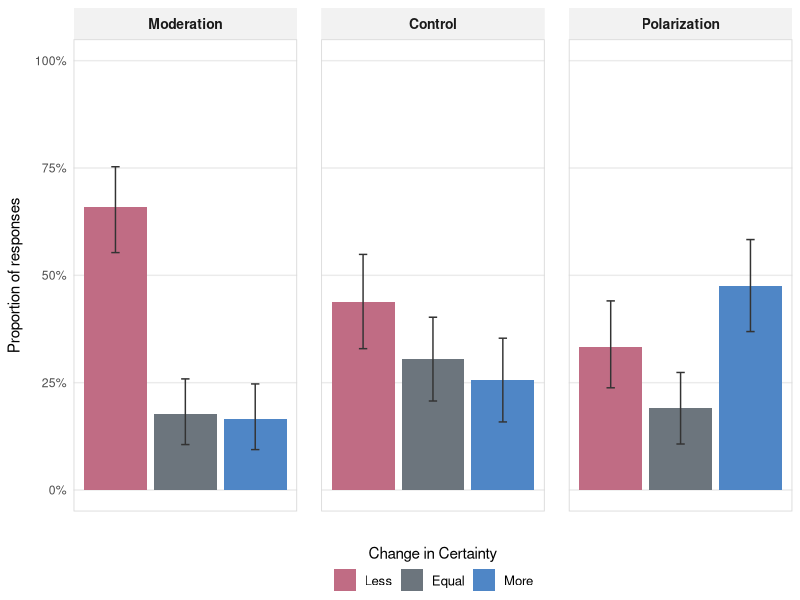
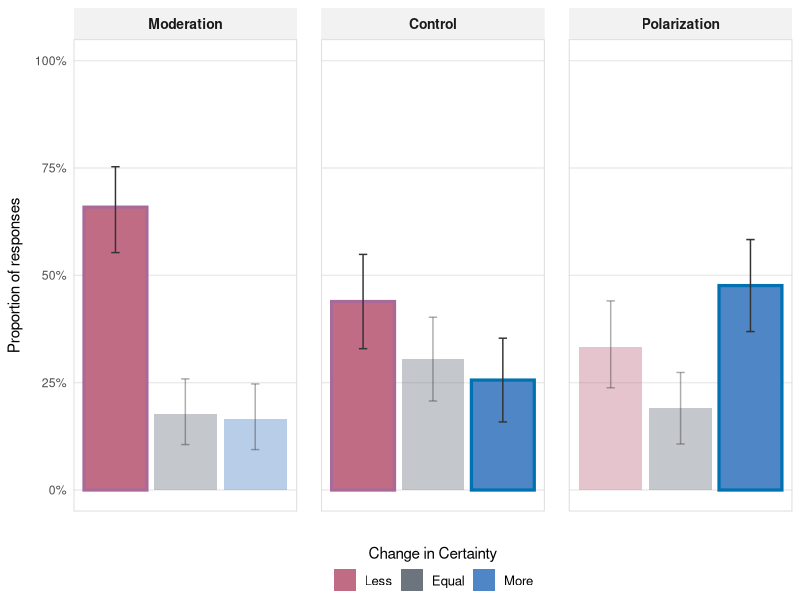
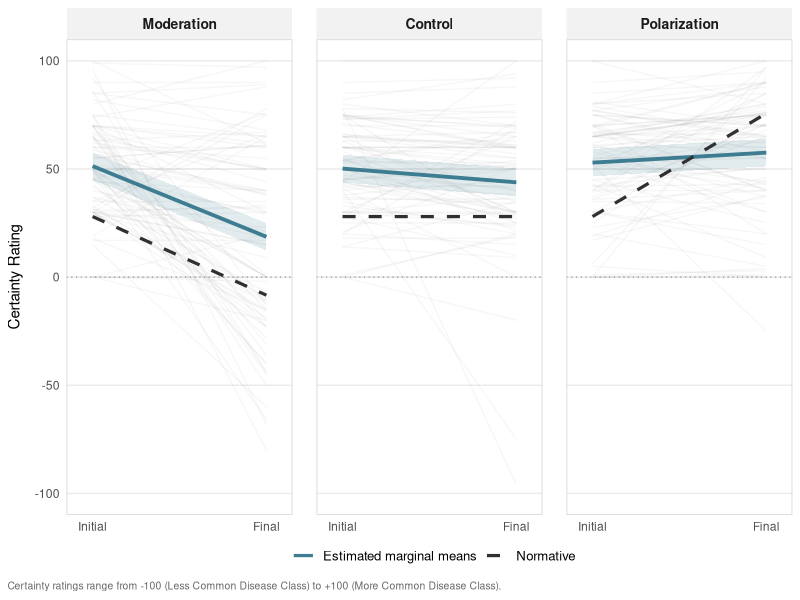
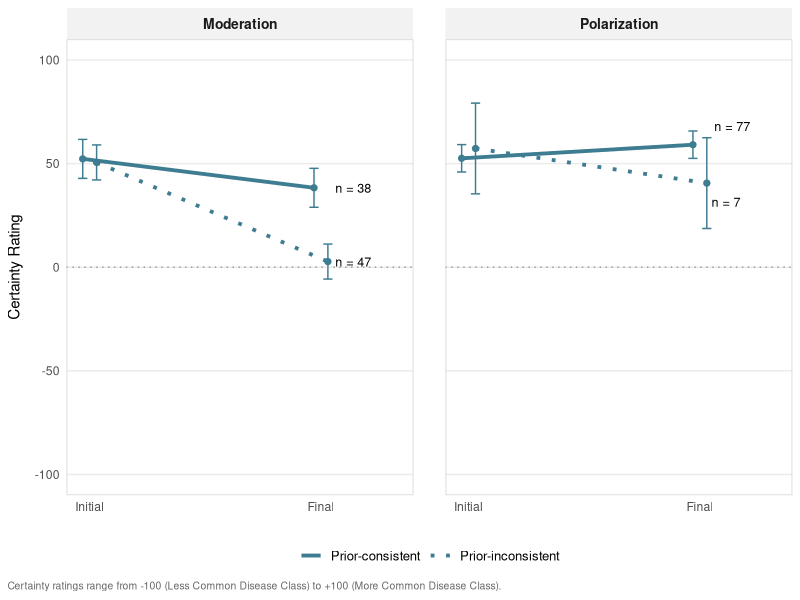
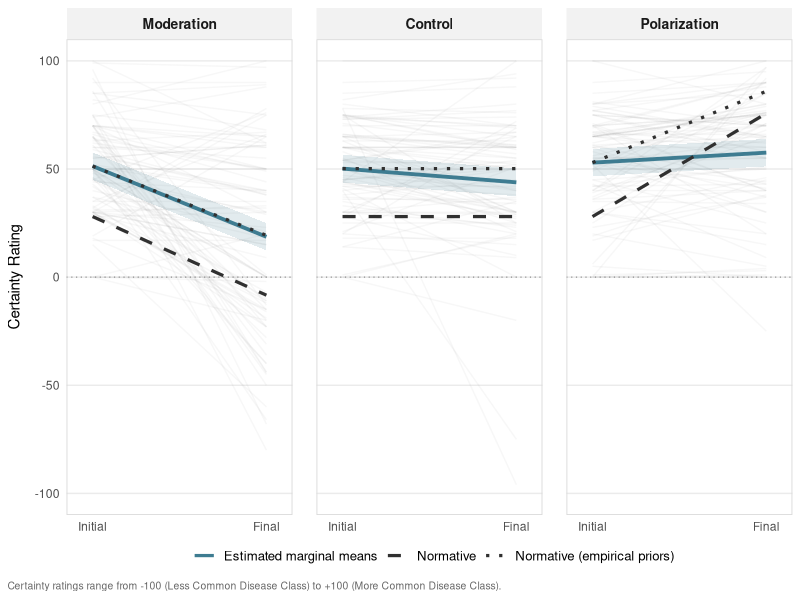
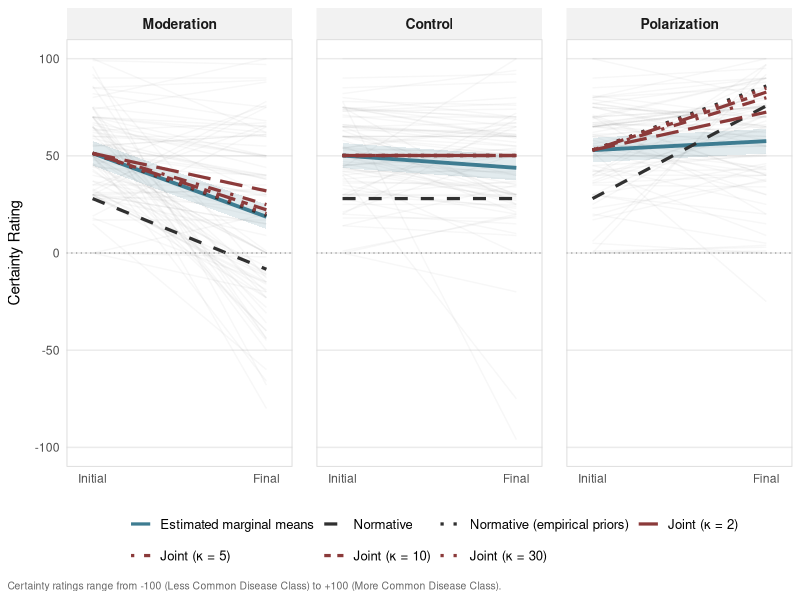
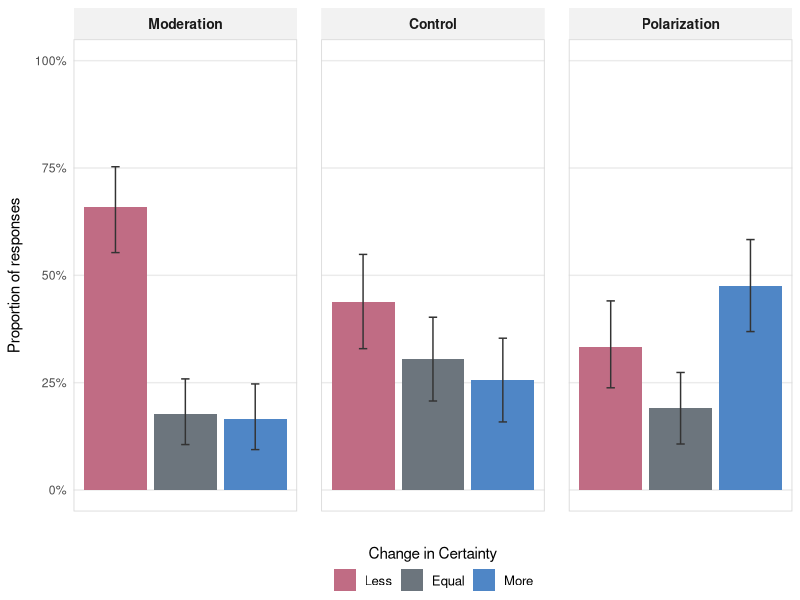
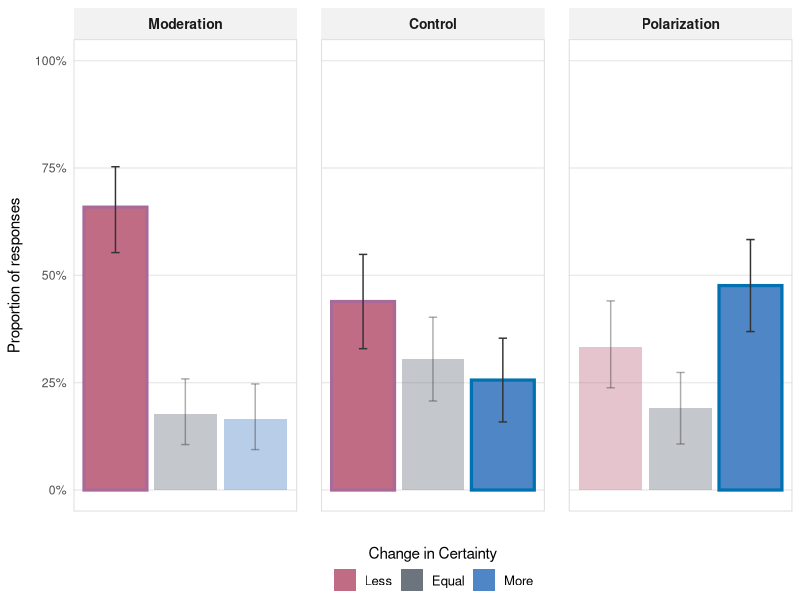

R code for these plots, in order:
## ---- chunk 1
library(tidyverse)

## Individual participants
df <- read_csv('../data/processed/JernRep-Data-Processed-Full.csv')

## Proportion of participants in each certainty class (More/Less/Equally)
df_prop_ci <- read_csv('../data/processed/JernRep-Results-Full-Proportions.csv')

## Estimated marginal means
df_emmeans <- read_csv('../data/processed/JernRep-Results-Full-MixedModel-EstMeans.csv')

## Estimated marginal means, preserving test selection
df_emmeans_choice <- read_csv('../data/processed/JernRep-Results-Full-MixedModel-EstMeans-Choice.csv')

## Choice rates across conditions
df_choice_rates <- read_csv('../data/processed/JernRep-Results-Full-ChoiceRates.csv')

## Normative model predictions
df_model <- read_csv('../data/processed/JernRep-Results-Full-ModelPredictions.csv')

## Normative model predictions, fitted to empirical priors
df_model_human <- read_csv('../data/processed/JernRep-Results-Full-ModelPredictions-HumanPrior.csv')

## Joint inference model predictions, fitted to empirical priors
df_model_joint <- read_csv('../data/processed/JernRep-Results-Full-ModelPredictions-JointInference.csv')
## ---- chunk 2
## Setup
library(ggplot2)
library(scales)

## Proportion of participants in each certainty class, across conditions
df_prop_ci <- df_prop_ci |>
  mutate(CertaintyClass = factor(CertaintyClass, levels = c("Less", "Equal", "More")),
         Condition = factor(Condition, levels = c("Moderation", "Control", "Polarization")))
certainty_colors <- c('#C06C84', '#6C757D', '#4F86C6')

## Plot
fig9_base_layer1 <- ggplot(df_prop_ci,
            aes(x = CertaintyClass, y = CertaintyProportion, fill = CertaintyClass)) + ## Layer by certainty class  
  ## Proportions
  geom_col(width = 0.9) +
  ## Error bars  
  geom_errorbar(aes(ymin = ci_lo, ymax = ci_hi),
                color = 'grey20',
                width = 0.12,
                linewidth = 0.5) +
  ## Specify y-axis (spread and labels)
  scale_y_continuous(limits = c(0, 1), 
                     breaks = seq(0, 1, 0.25),
                     labels = label_percent()) +
  ## Facet by condition
  facet_wrap(~Condition) +
  ## Legend
  labs(x = "", y = "Proportion of responses") +
  scale_fill_manual(values = certainty_colors, name = "Change in Certainty") + 
  guides(fill = guide_legend(title.position = "top",
    title.hjust = 0.5)) +
  ## Aesthetics
  theme_minimal() + 
  theme(plot.title = element_text(face = "bold", size = 13, margin = margin(b = 10)),
    strip.background = element_rect(fill = "grey95", color = NA),
    strip.text = element_text(face = "bold", size = 10, margin = margin(t = 6, b = 6)),
    panel.spacing = unit(1.2, "lines"),
    panel.grid.minor = element_blank(),
    panel.grid.major.x = element_blank(),
    panel.border = element_rect(color = "grey85", fill = NA, linewidth = 0.6),
    axis.text.x = element_blank(),
    axis.title.y = element_text(
      margin = margin(r = 8)),
    axis.text = element_text(
      color = "grey30"),
    legend.position = "bottom",
    legend.text = element_text(size = 9.5),
    legend.margin = margin(t = -4),
    plot.caption = element_text(
      hjust = 0,
      size = 7.5,
      color = "grey40",
      margin = margin(t = 10)),
    plot.caption.position = "plot",
    plot.title.position = "plot"
  )

## Output
ggsave("../materials/Figures/JernRep-Results-Full-Figure-Base-Layer1.png", plot = fig9_base_layer1)
fig9_base_layer1
## ---- chunk 3
## Setup
library(ggplot2)
library(scales)

## Proportion of participants in each certainty class, across condition, with critical comparisons specified
df_prop_ci <- df_prop_ci %>%
  mutate(
    highlight_pair = case_when(
      Condition == "Control" & CertaintyClass == "Less" ~ "MC",
      Condition == "Moderation" & CertaintyClass == "Less" ~ "MC",
      Condition == "Control" & CertaintyClass == "More" ~ "PC",
      Condition == "Polarization" & CertaintyClass == "More" ~ "PC",
      TRUE ~ "none"
    )
  )
## Layer according to whether the bar corresponds to a critical comparison 
pair_colors <- c(MC = "#A96A99", PC = "#0072B2", none = NA)

## Plot
fig9_base_layer2 <- ggplot(df_prop_ci,
            aes(x = CertaintyClass,y = CertaintyProportion, fill = CertaintyClass, ## Layer by certainty class 
                alpha = highlight_pair != "none")) + ## Fade out non-critical bars
  ## Proportions, layered by critical comparison status
  geom_col(aes(color = highlight_pair, linewidth = highlight_pair != "none"),
           width = 0.9) +
  ## Error bars
  geom_errorbar(aes(ymin = ci_lo, ymax = ci_hi),
                color = 'grey20', 
                width = 0.12, 
                linewidth = 0.5) +
  ## Specify y-axis (spread and labels)
  scale_y_continuous(limits = c(0, 1), breaks = seq(0, 1, 0.25),
                     labels = label_percent()) +
  ## Facet by condition
  facet_wrap(~Condition) +
  ## Legend
  scale_alpha_manual(values = c(`TRUE` = 1, `FALSE` = 0.4), guide = "none") + ## Bold critical comparison bars, lighten others
  scale_color_manual(values = pair_colors, na.value = NA, guide = "none") + ## Create a border around critical comparison bars 
  scale_linewidth_manual(values = c(`TRUE` = 1.1, `FALSE` = 0), guide = "none") + ## Thicken critical comparison bars, weaken others
  labs(x = "", y = "Proportion of responses") +
  scale_fill_manual(values = certainty_colors, name = "Change in Certainty") +
  guides(fill = guide_legend(title.position = "top", title.hjust = 0.5)) +
  ## Aesthetics
  theme_minimal() +
  theme(
    plot.title = element_text(face = "bold", size = 13, margin = margin(b = 10)),
    strip.background = element_rect(fill = "grey95", color = NA),
    strip.text = element_text(face = "bold", size = 10, margin = margin(t = 6, b = 6)),
    panel.spacing = unit(1.2, "lines"),
    panel.grid.minor = element_blank(),
    panel.grid.major.x = element_blank(),
    panel.border = element_rect(color = "grey85", fill = NA, linewidth = 0.6),
    axis.text.x = element_blank(),
    axis.title.y = element_text(margin = margin(r = 8)),
    axis.text = element_text(color = "grey30"),
    legend.position = "bottom",
    legend.text = element_text(size = 9.5),
    legend.margin = margin(t = -4),
    plot.caption = element_text(hjust = 0, size = 7.5, color = "grey40", margin = margin(t = 10)),
    plot.caption.position = "plot",
    plot.title.position = "plot"
  )
## Output
ggsave("../materials/Figures/JernRep-Results-Full-Figure-Base-Layer2.png", plot = fig9_base_layer2)
fig9_base_layer2
## ---- chunk 4
## Setup
library(ggplot2)

## Individual participants
d_long <- df |>
  pivot_longer(c(Initial, Final), names_to = "Phase", values_to = "Rating") |>
  mutate(Phase = factor(Phase, levels = c("Initial", "Final")),
         Condition = factor(Condition, levels = c("Moderation", "Control", "Polarization")))
## Estimated marginal means
df_emmeans <- df_emmeans |>
  mutate(Phase = factor(Phase, levels = c("Initial", "Final")),
         Condition = factor(Condition, levels = c("Moderation", "Control", "Polarization")))
## Normative predictions
df_model <- df_model |>
  mutate(Phase = factor(Phase, levels = c("Initial", "Final")),
         Condition = factor(Condition, levels = c("Moderation", "Control", "Polarization")))


## Plot
fig_model_comparison_layer1 <- ggplot(mapping = aes(x = Phase)) +
  ## Individual participants
  geom_line(data = d_long, aes(y = Rating, group = ResponseId), alpha = 0.05, color = "gray40", show.legend = FALSE) +
  ## Estimated marginal means with CI ribbon
  geom_ribbon(data = df_emmeans,
              aes(ymin = lower.CL, ymax = upper.CL, group = Condition),
              fill = "#3E7C91",
              alpha = 0.15) +
  ## Estimated marginal means
  geom_line(data = df_emmeans,
            aes(y = emmean, group = Condition, color = "Estimated marginal means", linetype = "Estimated marginal means"),
            linewidth = 1.3) +
  ## Normative predictions
  geom_line(data = df_model,
            aes(y = Rating, group = Condition, color = "Normative models", linetype = "Normative"),
            linewidth = 1.1) +
  ## Midpoint
  geom_hline(yintercept = 0, linetype = "dotted", color = "gray55", linewidth = 0.4) +
  ## Facet by condition
  facet_wrap(~Condition) +
  ## Legend
  scale_linetype_manual(breaks = c("Estimated marginal means", "Normative"),
    values = c(
      "Estimated marginal means" = "solid",
      "Normative" = "dashed"),
      guide = guide_legend(
        nrow = 1, 
        override.aes = list(color = c("#3E7C91", "#303030"), linewidth = 1.1))) +
  labs(x = NULL,
    y = "Certainty Rating",
    caption = "Certainty ratings range from -100 (Less Common Disease Class) to +100 (More Common Disease Class).",
    color = "",
    linetype = "") +
  scale_color_manual(
    values = c(
      "Estimated marginal means" = "#3E7C91",
      "Normative models" = "#303030"),
    guide = "none") +
  ## Specify y-axis limits to match slider scale
  scale_y_continuous(limits = c(-100, 100), breaks = seq(-100, 100, 50)) +
  ## Blow up x-axis for readability
  scale_x_discrete(expand = expansion(mult = 0.15)) +
  ## Aesthetics
  theme_minimal() +
  theme(plot.title = element_text(face = "bold", size = 13, margin = margin(b = 10)),
    strip.background = element_rect(fill = "grey95", color = NA),
    strip.text = element_text(face = "bold", size = 10, margin = margin(t = 6, b = 6)),
    panel.spacing = unit(1.2, "lines"),
    panel.grid.minor = element_blank(),
    panel.grid.major.x = element_blank(),
    panel.border = element_rect(color = "grey85", fill = NA, linewidth = 0.6),
    axis.title.y = element_text(margin = margin(r = 8)),
    axis.text = element_text(color = "grey30"),
    legend.position = "bottom",
    legend.text = element_text(size = 9.5),
    legend.margin = margin(t = -4),
    plot.caption = element_text(hjust = 0, size = 7.5, color = "grey40",
                                 margin = margin(t = 10)),
    plot.caption.position = "plot",
    plot.title.position = "plot") 

## Output
ggsave("../materials/Figures/JernRep-Results-Full-Figure-Model-Comparison-Layer1.png", plot = fig_model_comparison_layer1)
fig_model_comparison_layer1
## ---- chunk 5
## Setup
library(ggplot2)

## Estimated marginal means, maintaining test selection
df_emmeans_choice <- df_emmeans_choice |>
  mutate(Phase = factor(Phase, levels = c("Initial", "Final")),
         Condition = factor(Condition, levels = c("Moderation", "Polarization")),
         Choice = factor(Choice,
                         levels = c("Prior-consistent", "Prior-inconsistent")))

## Specify label positions
choice_labels <- df_choice_rates |>
  filter(Condition != "Control") |>
  left_join(df_emmeans_choice |> filter(Phase == "Final"),
            by = c("Condition", "Choice")) |>
  mutate(label = paste0("n = ", n), ## Create group size labels 
         Phase = factor(Phase, levels = c("Initial", "Final")),
         Condition = factor(Condition, levels = c("Moderation", "Polarization")),
         Choice = factor(Choice, levels = c("Prior-consistent", "Prior-inconsistent")),
         ## Specify label position for each group
         nudge_y = case_when(
           Condition == "Moderation" ~ 0,
           Condition == "Polarization" & Choice == "Prior-consistent" ~ 9,
           Condition == "Polarization" & Choice == "Prior-inconsistent" ~ -9
  ))

## Plot
fig_model_test_selection <- ggplot(df_emmeans_choice,
                     aes(x = Phase, y = emmean, 
                         group = Choice, linetype = Choice)) + ## Layer by test selection
  ## Estimated marginal means 
  geom_line(linewidth = 1.3,
            position = position_dodge(width = 0.12), color = "#3E7C91",) +
  ## Error bars for each estimate
  geom_errorbar(aes(ymin = lower.CL, ymax = upper.CL),
                width = 0.08, linewidth = 0.5, linetype = "solid", color = "#3E7C91",
                position = position_dodge(width = 0.12)) +
  ## End points for each estimate
  geom_point(size = 1.8, position = position_dodge(width = 0.12), color = "#3E7C91",) +
  ## Labels for each group
  geom_text(data = choice_labels,
          aes(label = label, y = emmean + nudge_y),
          hjust = -0.4, size = 3.2, show.legend = FALSE) +
  ## Midpoint line
  geom_hline(yintercept = 0, linetype = "dotted", color = "gray60") +
  ## Facet by condition
  facet_wrap(~ Condition) +
  ## Legend
  scale_linetype_manual(values = c("Prior-consistent" = "solid",
                                   "Prior-inconsistent" = "dotted"),
                        name = NULL) +
   labs(x = "", 
       y = "Certainty Rating",
       caption = "Certainty ratings range from -100 (Less Common Disease Class) to +100 (More Common Disease Class).") +
  ## Specify y-axis limits to match slider scale 
  scale_y_continuous(breaks = seq(-100, 100, 50)) +
  ## Blow up x-axis for readability 
  scale_x_discrete(expand = expansion(add = c(0.1, 0.4)))+
  coord_cartesian(ylim = c(-100, 100)) +
  ## Aesthetics
  theme_minimal() +
  theme(
        plot.title = element_text(face = "bold", size = 13, margin = margin(b = 10)),
      strip.background = element_rect(fill = "grey95", color = NA),
      strip.text = element_text(face = "bold", size = 10, margin = margin(t = 6, b = 6)),
      panel.spacing = unit(1.6, "lines"),
      panel.grid.minor = element_blank(),
      panel.grid.major.x = element_blank(),
      panel.border = element_rect(color = "grey85", fill = NA, linewidth = 0.6),
      axis.title.y = element_text(margin = margin(r = 8)),
      axis.text = element_text(color = "grey30"),
      legend.position = "bottom",
      legend.text = element_text(size = 9.5),
      legend.margin = margin(t = -4),
      plot.caption = element_text(hjust = 0, size = 7.5, color = "grey40",
                                 margin = margin(t = 10)),
      plot.caption.position = "plot",
      plot.title.position = "plot")

## Output
ggsave("../materials/Figures/JernRep-Results-Full-Figure-Model-TestSelection.png", plot = fig_model_test_selection)
fig_model_test_selection
## ---- chunk 6
## Setup
library(ggplot2)
## Individual participants
d_long <- df |>
  pivot_longer(c(Initial, Final), names_to = "Phase", values_to = "Rating") |>
  mutate(Phase = factor(Phase, levels = c("Initial", "Final")),
         Condition = factor(Condition, levels = c("Moderation", "Control", "Polarization")))
## Estimated marginal means
df_emmeans <- df_emmeans |>
  mutate(Phase = factor(Phase, levels = c("Initial", "Final")),
         Condition = factor(Condition, levels = c("Moderation", "Control", "Polarization")))
## Normative predictions
df_model <- df_model |>
  mutate(Phase = factor(Phase, levels = c("Initial", "Final")),
         Condition = factor(Condition, levels = c("Moderation", "Control", "Polarization")))
## Normative predictions, fitted to empirical priors
df_model_human <-  df_model_human |>
  mutate(Phase = factor(Phase, levels = c("Initial", "Final")),
         Condition = factor(Condition, levels = c("Moderation", "Control", "Polarization")))

## Plot
fig_model_comparison_layer2 <- ggplot(mapping = aes(x = Phase)) +
  ## Individual participants
  geom_line(data = d_long, aes(y = Rating, group = ResponseId), alpha = 0.05, color = "gray40", show.legend = FALSE) +
  ## Estimated marginal means with CI ribbon
  geom_ribbon(data = df_emmeans,
              aes(ymin = lower.CL, ymax = upper.CL, group = Condition),
              fill = "#3E7C91",
              alpha = 0.15) +
  ## Estimated marginal means
  geom_line(data = df_emmeans,
            aes(y = emmean, group = Condition, color = "Estimated marginal means", linetype = "Estimated marginal means"),
            linewidth = 1.3) +
  ## Normative predictions
  geom_line(data = df_model,
            aes(y = Rating, group = Condition, color = "Normative models", linetype = "Normative"),
            linewidth = 1.1) +
  ## Normative predictions, fitted to empirical priors
  geom_line(data = df_model_human,
            aes(y = Rating, group = Condition, color = "Normative models", linetype = "Normative (empirical priors)"),
            linewidth = 1.1) +
  ## Midpoint line
  geom_hline(yintercept = 0, linetype = "dotted", color = "gray55", linewidth = 0.4) +
  ## Facet by condition
  facet_wrap(~ Condition) +
  ## Legend
  scale_linetype_manual(breaks = c("Estimated marginal means", "Normative", "Normative (empirical priors)"),
    values = c(
      "Estimated marginal means" = "solid",
      "Normative" = "dashed",
      "Normative (empirical priors)" = "dotted"),
      guide = guide_legend(
        nrow = 1, 
        override.aes = list(color = c("#3E7C91", "#303030","#303030" ), linewidth = 1.1))) +
  labs(x = NULL,
    y = "Certainty Rating",
    caption = "Certainty ratings range from -100 (Less Common Disease Class) to +100 (More Common Disease Class).",
    color = "",
    linetype = "") +
  scale_color_manual(
    values = c(
      "Estimated marginal means" = "#3E7C91",
      "Normative models" = "#303030"),
    guide = "none") +
  ## Specify y-axis limits to match slider scale 
  scale_y_continuous(limits = c(-100, 100), breaks = seq(-100, 100, 50)) +
  ## Blow up x-axis for readability
  scale_x_discrete(expand = expansion(mult = 0.15)) +
  ## Aesthetics
  theme_minimal() + 
  theme(plot.title = element_text(face = "bold", size = 13, margin = margin(b = 10)),
    strip.background = element_rect(fill = "grey95", color = NA),
    strip.text = element_text(face = "bold", size = 10, margin = margin(t = 6, b = 6)),
    panel.spacing = unit(1.2, "lines"),
    panel.grid.minor = element_blank(),
    panel.grid.major.x = element_blank(),
    panel.border = element_rect(color = "grey85", fill = NA, linewidth = 0.6),
    axis.title.y = element_text(margin = margin(r = 8)),
    axis.text = element_text(color = "grey30"),
    legend.position = "bottom",
    legend.text = element_text(size = 9.5),
    legend.margin = margin(t = -4),
    plot.caption = element_text(hjust = 0, size = 7.5, color = "grey40",
                                 margin = margin(t = 10)),
    plot.caption.position = "plot",
    plot.title.position = "plot") 

## Output
ggsave("../materials/Figures/JernRep-Results-Full-Figure-Model-Comparison-Layer2.png", plot = fig_model_comparison_layer2)
fig_model_comparison_layer2
## ---- chunk 7
## Setup
library(ggplot2)
## Individual participants
d_long <- df |>
  pivot_longer(c(Initial, Final), names_to = "Phase", values_to = "Rating") |>
  mutate(Phase = factor(Phase, levels = c("Initial", "Final")),
         Condition = factor(Condition, levels = c("Moderation", "Control", "Polarization")))
## Estimated marginal means
df_emmeans <- df_emmeans |>
  mutate(Phase = factor(Phase, levels = c("Initial", "Final")),
         Condition = factor(Condition, levels = c("Moderation", "Control", "Polarization")))
## Normative predictions
df_model <- df_model |>
  mutate(Phase = factor(Phase, levels = c("Initial", "Final")),
         Condition = factor(Condition, levels = c("Moderation", "Control", "Polarization")))
## Normative predictions, fitted to empirical priors
df_model_human <-  df_model_human |>
  mutate(Phase = factor(Phase, levels = c("Initial", "Final")),
         Condition = factor(Condition, levels = c("Moderation", "Control", "Polarization")))
## Joint inference predictions, fitted to empirical priors 
df_model_joint <- df_model_joint |>
  rename(Initial = Initial_slider, Final = Final_slider) |>
  pivot_longer(c(Initial, Final), names_to = "Phase", values_to = "Rating") |>
  mutate(Phase = factor(Phase, levels = c("Initial", "Final")),
         Condition = factor(Condition, levels = c("Moderation", "Control", "Polarization")),
         kappa_label = factor(paste0("Joint (κ = ", kappa, ")"),
                              levels = c("Joint (κ = 2)", "Joint (κ = 5)", "Joint (κ = 10)", "Joint (κ = 30)")))

## Plot
fig_model_comparison_layer3 <- ggplot(mapping = aes(x = Phase)) +
  ## Individual participants
  geom_line(data = d_long, aes(y = Rating, group = ResponseId), alpha = 0.05, color = "gray40", show.legend = FALSE) +
  ## Estimated marginal means with CI ribbon
  geom_ribbon(data = df_emmeans,
              aes(ymin = lower.CL, ymax = upper.CL, group = Condition),
              fill = "#3E7C91",
              alpha = 0.15) +
  ## Estimated marginal means
  geom_line(data = df_emmeans,
            aes(y = emmean, group = Condition, color = "Estimated marginal means", linetype = "Estimated marginal means"),
            linewidth = 1.3) +
  ## Normative predictions
  geom_line(data = df_model,
            aes(y = Rating, group = Condition, color = "Normative models", linetype = "Normative"),
            linewidth = 1.1) +
  ## Normative predictions, fitted to empirical priors
  geom_line(data = df_model_human,
            aes(y = Rating, group = Condition, color = "Normative models", linetype = "Normative (empirical priors)"),
            linewidth = 1.1) +
  ## Joint inference predictions, fitted to empirical priors 
  geom_line(data = df_model_joint,
            aes(y = Rating, group = interaction(Condition, kappa), color = "Joint models", linetype = kappa_label), 
            linewidth = 1.1) + 
  ## Midpoint line
  geom_hline(yintercept = 0, linetype = "dotted", color = "gray55", linewidth = 0.4) +
  ## Facet by condition
  facet_wrap(~ Condition) +
  ## Legend
  scale_linetype_manual(
    breaks =  c("Estimated marginal means", "Normative", "Normative (empirical priors)", "Joint (κ = 2)", "Joint (κ = 5)", "Joint (κ = 10)", "Joint (κ = 30)"),
    values = c(
      "Estimated marginal means" = "solid",
      "Normative" = "dashed",
      "Normative (empirical priors)" = "dotted",
      "Joint (κ = 2)" = "longdash",
      "Joint (κ = 5)" = "dotdash",
      "Joint (κ = 10)" = "twodash",
      "Joint (κ = 30)" = "dotted"),
    guide = guide_legend(nrow = 2, 
                         byrow = TRUE, 
                         override.aes = list(color = c("#3E7C91", rep("#303030",2), rep("#8B3A3A", 4)), 
                                             linewidth = 1.1))) +
  labs(x = NULL,
    y = "Certainty Rating",
    caption = "Certainty ratings range from -100 (Less Common Disease Class) to +100 (More Common Disease Class).",
    color = "",
    linetype = "") +
  scale_color_manual(
    values = c(
      "Estimated marginal means" = "#3E7C91",
      "Normative models" = "#303030",
      "Joint models" = "#8B3A3A"),
    guide = "none") +
  ## Specify y-axis limits to match slider scale 
  scale_y_continuous(limits = c(-100, 100), breaks = seq(-100, 100, 50)) +
  ## Blow up x-axis for readability
  scale_x_discrete(expand = expansion(mult = 0.15)) +
  ## Aesthetics
  theme_minimal() + 
  theme(plot.title = element_text(face = "bold", size = 13, margin = margin(b = 10)),
    strip.background = element_rect(fill = "grey95", color = NA),
    strip.text = element_text(face = "bold", size = 10, margin = margin(t = 6, b = 6)),
    panel.spacing = unit(1.2, "lines"),
    panel.grid.minor = element_blank(),
    panel.grid.major.x = element_blank(),
    panel.border = element_rect(color = "grey85", fill = NA, linewidth = 0.6),
    axis.title.y = element_text(margin = margin(r = 8)),
    axis.text = element_text(color = "grey30"),
    legend.position = "bottom",
    legend.text = element_text(size = 9.5),
    legend.margin = margin(t = 8),
    plot.caption = element_text(hjust = 0, size = 7.5, color = "grey40",
                                 margin = margin(t = 10)),
    plot.caption.position = "plot",
    plot.title.position = "plot") 

## Output
ggsave("../materials/Figures/JernRep-Results-Full-Figure-Model-Comparison-Layer3.png", plot = fig_model_comparison_layer3)
fig_model_comparison_layer3
